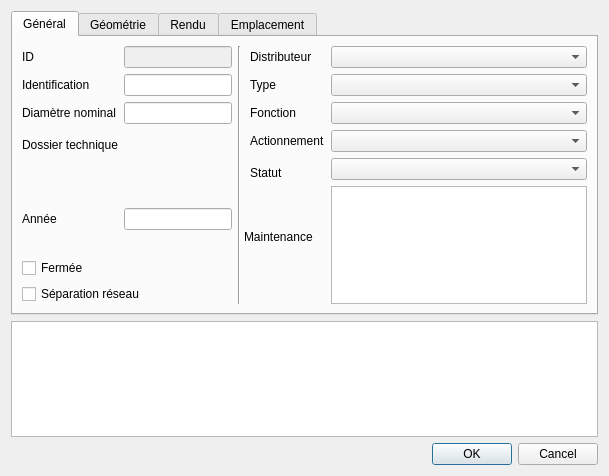
<?xml version="1.0" encoding="UTF-8"?>
<ui version="4.0">
 <class>Dialog</class>
 <widget class="QDialog" name="Dialog">
  <property name="geometry">
   <rect>
    <x>0</x>
    <y>0</y>
    <width>609</width>
    <height>476</height>
   </rect>
  </property>
  <property name="windowTitle">
   <string>Vannes</string>
  </property>
  <layout class="QGridLayout" name="gridLayout">
   <item row="13" column="0">
    <widget class="QDialogButtonBox" name="buttonBox">
     <property name="orientation">
      <enum>Qt::Horizontal</enum>
     </property>
     <property name="standardButtons">
      <set>QDialogButtonBox::Cancel|QDialogButtonBox::Ok</set>
     </property>
    </widget>
   </item>
   <item row="12" column="0">
    <widget class="QPlainTextEdit" name="remark"/>
   </item>
   <item row="11" column="0">
    <widget class="QTabWidget" name="tabWidget">
     <property name="currentIndex">
      <number>0</number>
     </property>
     <widget class="QWidget" name="tab">
      <attribute name="title">
       <string>Général</string>
      </attribute>
      <layout class="QGridLayout" name="gridLayout_3">
       <item row="0" column="0">
        <widget class="QLabel" name="label">
         <property name="text">
          <string>ID</string>
         </property>
        </widget>
       </item>
       <item row="0" column="1">
        <widget class="QLineEdit" name="id">
         <property name="enabled">
          <bool>false</bool>
         </property>
         <property name="readOnly">
          <bool>true</bool>
         </property>
        </widget>
       </item>
       <item row="0" column="2" rowspan="10" colspan="2">
        <widget class="Line" name="line_2">
         <property name="orientation">
          <enum>Qt::Vertical</enum>
         </property>
        </widget>
       </item>
       <item row="0" column="4">
        <widget class="QLabel" name="label_20">
         <property name="text">
          <string>Distributeur</string>
         </property>
        </widget>
       </item>
       <item row="0" column="5">
        <widget class="QComboBox" name="fk_distributor"/>
       </item>
       <item row="1" column="0">
        <widget class="QLabel" name="label_2">
         <property name="text">
          <string>Identification</string>
         </property>
        </widget>
       </item>
       <item row="1" column="1">
        <widget class="QLineEdit" name="identification"/>
       </item>
       <item row="1" column="4">
        <widget class="QLabel" name="label_3">
         <property name="text">
          <string>Type</string>
         </property>
        </widget>
       </item>
       <item row="1" column="5">
        <widget class="QComboBox" name="fk_type"/>
       </item>
       <item row="2" column="0">
        <widget class="QLabel" name="label_8">
         <property name="text">
          <string>Diamètre nominal</string>
         </property>
        </widget>
       </item>
       <item row="2" column="1">
        <widget class="QLineEdit" name="diameter_nominal"/>
       </item>
       <item row="2" column="4">
        <widget class="QLabel" name="label_4">
         <property name="text">
          <string>Fonction</string>
         </property>
        </widget>
       </item>
       <item row="2" column="5">
        <widget class="QComboBox" name="fk_function"/>
       </item>
       <item row="3" column="0" rowspan="2">
        <widget class="QLabel" name="label_25">
         <property name="text">
          <string>Dossier technique</string>
         </property>
        </widget>
       </item>
       <item row="3" column="1" rowspan="3">
        <widget class="QgsRelationReferenceWidget" name="fk_folder"/>
       </item>
       <item row="3" column="4">
        <widget class="QLabel" name="label_21">
         <property name="text">
          <string>Actionnement</string>
         </property>
        </widget>
       </item>
       <item row="3" column="5">
        <widget class="QComboBox" name="fk_actuation"/>
       </item>
       <item row="4" column="5" rowspan="2">
        <widget class="QComboBox" name="fk_status"/>
       </item>
       <item row="5" column="4">
        <widget class="QLabel" name="label_16">
         <property name="text">
          <string>Statut</string>
         </property>
        </widget>
       </item>
       <item row="6" column="0" rowspan="2">
        <widget class="QLabel" name="label_7">
         <property name="text">
          <string>Année</string>
         </property>
        </widget>
       </item>
       <item row="6" column="1" rowspan="2">
        <widget class="QLineEdit" name="year"/>
       </item>
       <item row="6" column="5" rowspan="4">
        <widget class="QListWidget" name="fk_maintenance"/>
       </item>
       <item row="7" column="3" colspan="2">
        <widget class="QLabel" name="label_10">
         <property name="text">
          <string>Maintenance</string>
         </property>
        </widget>
       </item>
       <item row="8" column="0">
        <widget class="QCheckBox" name="closed">
         <property name="text">
          <string>Fermée</string>
         </property>
        </widget>
       </item>
       <item row="9" column="0" colspan="2">
        <widget class="QCheckBox" name="networkseparation">
         <property name="text">
          <string>Séparation réseau</string>
         </property>
        </widget>
       </item>
      </layout>
     </widget>
     <widget class="QWidget" name="tab_2">
      <attribute name="title">
       <string>Géométrie</string>
      </attribute>
      <layout class="QGridLayout" name="gridLayout_2">
       <item row="4" column="4">
        <widget class="QLineEdit" name="_districts">
         <property name="enabled">
          <bool>true</bool>
         </property>
         <property name="readOnly">
          <bool>true</bool>
         </property>
        </widget>
       </item>
       <item row="6" column="0">
        <widget class="QLabel" name="label_19">
         <property name="text">
          <string>Précision</string>
         </property>
        </widget>
       </item>
       <item row="4" column="0">
        <widget class="QLabel" name="label_13">
         <property name="text">
          <string>Conduite</string>
         </property>
        </widget>
       </item>
       <item row="3" column="1">
        <widget class="QComboBox" name="fk_node_precisionalti"/>
       </item>
       <item row="6" column="4">
        <widget class="QComboBox" name="fk_pressurezone">
         <property name="enabled">
          <bool>false</bool>
         </property>
        </widget>
       </item>
       <item row="8" column="2" colspan="2">
        <widget class="QLabel" name="label_23">
         <property name="text">
          <string>Précision poignée</string>
         </property>
        </widget>
       </item>
       <item row="3" column="0">
        <widget class="QLabel" name="label_6">
         <property name="text">
          <string>Précision alti.</string>
         </property>
        </widget>
       </item>
       <item row="2" column="0">
        <widget class="QLabel" name="label_5">
         <property name="text">
          <string>Altitude réelle</string>
         </property>
        </widget>
       </item>
       <item row="3" column="3">
        <widget class="QLabel" name="label_15">
         <property name="text">
          <string>Folios</string>
         </property>
        </widget>
       </item>
       <item row="2" column="2" rowspan="5">
        <widget class="Line" name="line">
         <property name="orientation">
          <enum>Qt::Vertical</enum>
         </property>
        </widget>
       </item>
       <item row="6" column="1">
        <widget class="QComboBox" name="fk_node_precision">
         <property name="sizeAdjustPolicy">
          <enum>QComboBox::AdjustToContents</enum>
         </property>
        </widget>
       </item>
       <item row="6" column="3">
        <widget class="QLabel" name="label_14">
         <property name="text">
          <string>Zone de pression</string>
         </property>
        </widget>
       </item>
       <item row="4" column="3">
        <widget class="QLabel" name="label_12">
         <property name="text">
          <string>Communes</string>
         </property>
        </widget>
       </item>
       <item row="2" column="4">
        <widget class="QLineEdit" name="fk_node">
         <property name="enabled">
          <bool>true</bool>
         </property>
         <property name="readOnly">
          <bool>true</bool>
         </property>
        </widget>
       </item>
       <item row="2" column="1">
        <widget class="QLineEdit" name="node_altitude"/>
       </item>
       <item row="7" column="2" colspan="2">
        <widget class="QLabel" name="label_22">
         <property name="text">
          <string>Altitude poignée</string>
         </property>
        </widget>
       </item>
       <item row="9" column="4">
        <widget class="QComboBox" name="fk_handle_precisionalti"/>
       </item>
       <item row="7" column="4">
        <widget class="QLineEdit" name="handle_altitude"/>
       </item>
       <item row="3" column="4">
        <widget class="QLineEdit" name="_printmaps">
         <property name="enabled">
          <bool>true</bool>
         </property>
         <property name="readOnly">
          <bool>true</bool>
         </property>
        </widget>
       </item>
       <item row="8" column="4">
        <widget class="QComboBox" name="fk_handle_precision"/>
       </item>
       <item row="4" column="1">
        <widget class="QLineEdit" name="fk_pipe">
         <property name="enabled">
          <bool>true</bool>
         </property>
         <property name="readOnly">
          <bool>true</bool>
         </property>
        </widget>
       </item>
       <item row="2" column="3">
        <widget class="QLabel" name="label_11">
         <property name="text">
          <string>Noeud</string>
         </property>
        </widget>
       </item>
       <item row="9" column="1">
        <spacer name="verticalSpacer_3">
         <property name="orientation">
          <enum>Qt::Vertical</enum>
         </property>
         <property name="sizeHint" stdset="0">
          <size>
           <width>20</width>
           <height>40</height>
          </size>
         </property>
        </spacer>
       </item>
       <item row="9" column="2" colspan="2">
        <widget class="QLabel" name="label_24">
         <property name="text">
          <string>Précision alti. poignée</string>
         </property>
        </widget>
       </item>
      </layout>
      <zorder>fk_node_precision</zorder>
      <zorder>label_19</zorder>
      <zorder>line</zorder>
      <zorder>node_altitude</zorder>
      <zorder>label_5</zorder>
      <zorder>fk_pipe</zorder>
      <zorder>label_13</zorder>
      <zorder>label_14</zorder>
      <zorder>fk_pressurezone</zorder>
      <zorder>_districts</zorder>
      <zorder>_printmaps</zorder>
      <zorder>label_12</zorder>
      <zorder>label_15</zorder>
      <zorder>label_11</zorder>
      <zorder>fk_node</zorder>
      <zorder>fk_node_precisionalti</zorder>
      <zorder>label_6</zorder>
      <zorder>verticalSpacer_3</zorder>
      <zorder>handle_altitude</zorder>
      <zorder>fk_handle_precision</zorder>
      <zorder>fk_handle_precisionalti</zorder>
      <zorder>label_22</zorder>
      <zorder>label_23</zorder>
      <zorder>label_24</zorder>
     </widget>
     <widget class="QWidget" name="tab_3">
      <attribute name="title">
       <string>Rendu</string>
      </attribute>
      <layout class="QGridLayout" name="gridLayout_4">
       <item row="0" column="0">
        <widget class="QGroupBox" name="groupBox_2">
         <property name="title">
          <string>Schématique</string>
         </property>
         <layout class="QGridLayout" name="gridLayout_6">
          <item row="2" column="1">
           <widget class="QCheckBox" name="_geometry_schematic_used">
            <property name="enabled">
             <bool>false</bool>
            </property>
            <property name="layoutDirection">
             <enum>Qt::RightToLeft</enum>
            </property>
            <property name="text">
             <string>géométrie alternative</string>
            </property>
           </widget>
          </item>
          <item row="0" column="0">
           <widget class="QLabel" name="label_9">
            <property name="text">
             <string>Visibilité</string>
            </property>
           </widget>
          </item>
          <item row="3" column="1">
           <spacer name="verticalSpacer">
            <property name="orientation">
             <enum>Qt::Vertical</enum>
            </property>
            <property name="sizeHint" stdset="0">
             <size>
              <width>20</width>
              <height>10</height>
             </size>
            </property>
           </spacer>
          </item>
          <item row="0" column="1">
           <widget class="QComboBox" name="schema_force_visible">
            <property name="editable">
             <bool>false</bool>
            </property>
            <property name="sizeAdjustPolicy">
             <enum>QComboBox::AdjustToContents</enum>
            </property>
           </widget>
          </item>
         </layout>
        </widget>
       </item>
       <item row="0" column="1">
        <widget class="Line" name="line_6">
         <property name="orientation">
          <enum>Qt::Vertical</enum>
         </property>
        </widget>
       </item>
       <item row="0" column="2">
        <widget class="QGroupBox" name="groupBox">
         <property name="title">
          <string>Label</string>
         </property>
         <layout class="QGridLayout" name="gridLayout_5">
          <item row="4" column="0">
           <spacer name="verticalSpacer_2">
            <property name="orientation">
             <enum>Qt::Vertical</enum>
            </property>
            <property name="sizeHint" stdset="0">
             <size>
              <width>20</width>
              <height>10</height>
             </size>
            </property>
           </spacer>
          </item>
          <item row="0" column="0">
           <widget class="QLabel" name="label_17">
            <property name="text">
             <string>1/250</string>
            </property>
           </widget>
          </item>
          <item row="0" column="1">
           <widget class="QComboBox" name="label_1_visible">
            <property name="sizeAdjustPolicy">
             <enum>QComboBox::AdjustToContents</enum>
            </property>
           </widget>
          </item>
          <item row="1" column="1">
           <widget class="QComboBox" name="label_2_visible">
            <property name="sizeAdjustPolicy">
             <enum>QComboBox::AdjustToContents</enum>
            </property>
           </widget>
          </item>
          <item row="1" column="0">
           <widget class="QLabel" name="label_18">
            <property name="text">
             <string>1/5000</string>
            </property>
           </widget>
          </item>
          <item row="0" column="2">
           <widget class="QLineEdit" name="label_1_text"/>
          </item>
          <item row="1" column="2">
           <widget class="QLineEdit" name="label_2_text"/>
          </item>
         </layout>
        </widget>
       </item>
      </layout>
     </widget>
     <widget class="QWidget" name="tab_4">
      <attribute name="title">
       <string>Emplacement</string>
      </attribute>
      <layout class="QGridLayout" name="gridLayout_7">
       <item row="0" column="0">
        <layout class="QVBoxLayout" name="verticalLayout">
         <item>
          <widget class="QListWidget" name="fk_locationtype"/>
         </item>
        </layout>
       </item>
      </layout>
     </widget>
    </widget>
   </item>
  </layout>
 </widget>
 <customwidgets>
  <customwidget>
   <class>QgsRelationReferenceWidget</class>
   <extends>QWidget</extends>
   <header>qgsrelationreferencewidget.h</header>
  </customwidget>
 </customwidgets>
 <resources/>
 <connections>
  <connection>
   <sender>buttonBox</sender>
   <signal>accepted()</signal>
   <receiver>Dialog</receiver>
   <slot>accept()</slot>
   <hints>
    <hint type="sourcelabel">
     <x>248</x>
     <y>254</y>
    </hint>
    <hint type="destinationlabel">
     <x>157</x>
     <y>274</y>
    </hint>
   </hints>
  </connection>
  <connection>
   <sender>buttonBox</sender>
   <signal>rejected()</signal>
   <receiver>Dialog</receiver>
   <slot>reject()</slot>
   <hints>
    <hint type="sourcelabel">
     <x>316</x>
     <y>260</y>
    </hint>
    <hint type="destinationlabel">
     <x>286</x>
     <y>274</y>
    </hint>
   </hints>
  </connection>
 </connections>
</ui>
